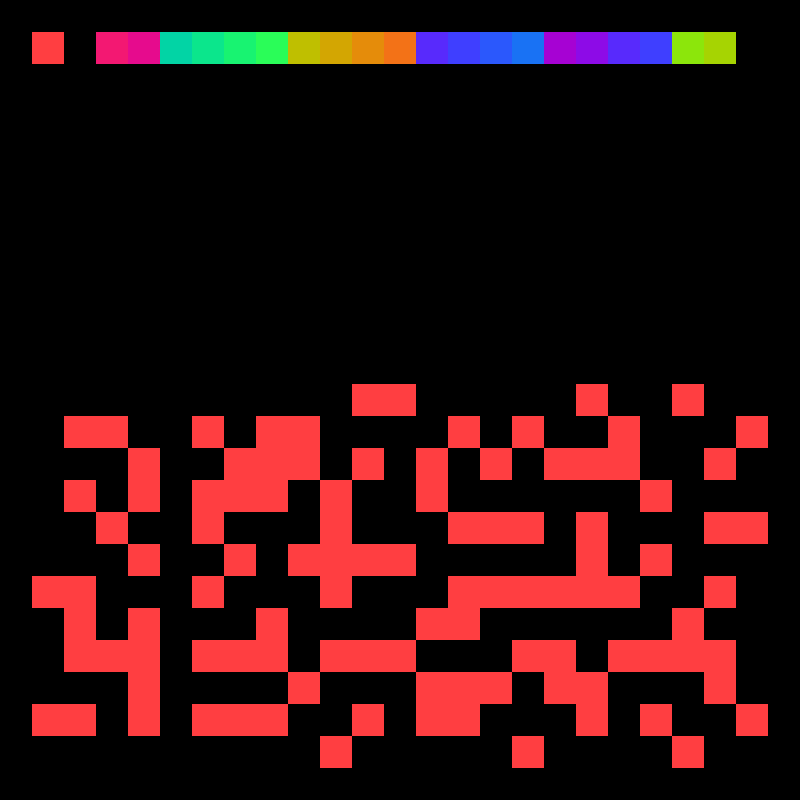

This game map was drawn from its Tiled (.tmx) file and the tilesets committed beside it. A one-line description and the trimmed map source follow:
An orthogonal 25x25 tile map with 32x32 px tiles, 1 tile layer (tiles) and 300 objects (298x Static, Start, Flag).

<map version="1.5" tiledversion="1.5.0" orientation="orthogonal" renderorder="right-down" width="25" height="25" tilewidth="32" tileheight="32" infinite="0" nextlayerid="3" nextobjectid="377">
 <tileset firstgid="1" source="../basic.tsx" />
 <layer id="1" name="tiles" width="25" height="25">
  <data>[625 cells, 331 non-empty, 20 distinct tile ids]</data>
 </layer>
 <objectgroup id="2" name="objects">
  <object id="1" name="Start" type="Start" gid="17" x="32" y="96" width="32" height="32" />
  <object id="3" name="Flag" gid="38" x="736" y="768" width="32" height="32" />
  <object id="4" name="S1" type="Static" gid="12" x="32" y="64" width="32" height="32">
   <properties>
    <property name="Group" type="int" value="31" />
    <property name="Properties" value="kills" />
   </properties>
  </object>
  <object id="5" name="S2" type="Static" gid="13" x="64" y="64" width="32" height="32">
   <properties>
    <property name="Group" type="int" value="2" />
    <property name="Properties" value="kills" />
   </properties>
  </object>
  <object id="6" name="S8" type="Static" gid="14" x="96" y="64" width="32" height="32">
   <properties>
    <property name="Group" type="int" value="8" />
    <property name="Properties" value="kills" />
   </properties>
  </object>
  <object id="7" name="S6" type="Static" gid="15" x="128" y="64" width="32" height="32">
   <properties>
    <property name="Group" type="int" value="6" />
    <property name="Properties" value="kills" />
   </properties>
  </object>
  <object id="9" name="C6" type="Static" gid="16" x="160" y="64" width="32" height="32">
   <properties>
    <property name="Group" type="int" value="18" />
   </properties>
  </object>
  <object id="10" name="C9" type="Static" gid="19" x="192" y="64" width="32" height="32">
   <properties>
    <property name="Group" type="int" value="21" />
   </properties>
  </object>
  <object id="11" name="C8" type="Static" gid="20" x="224" y="64" width="32" height="32">
   <properties>
    <property name="Group" type="int" value="20" />
   </properties>
  </object>
  <object id="12" name="S11" type="Static" gid="21" x="256" y="64" width="32" height="32">
   <properties>
    <property name="Group" type="int" value="11" />
    <property name="Properties" value="kills" />
   </properties>
  </object>
  <object id="13" name="S3" type="Static" gid="22" x="288" y="64" width="32" height="32">
   <properties>
    <property name="Group" type="int" value="3" />
    <property name="Properties" value="kills" />
   </properties>
  </object>
  <object id="14" name="C10" type="Static" gid="23" x="320" y="64" width="32" height="32">
   <properties>
    <property name="Group" type="int" value="22" />
   </properties>
  </object>
  <object id="15" name="S5" type="Static" gid="25" x="352" y="64" width="32" height="32">
   <properties>
    <property name="Group" type="int" value="5" />
    <property name="Properties" value="kills" />
   </properties>
  </object>
  <object id="16" name="C3" type="Static" gid="26" x="384" y="64" width="32" height="32">
   <properties>
    <property name="Group" type="int" value="15" />
   </properties>
  </object>
  <object id="17" name="C4" type="Static" gid="27" x="416" y="64" width="32" height="32">
   <properties>
    <property name="Group" type="int" value="16" />
   </properties>
  </object>
  <object id="18" name="S12" type="Static" gid="28" x="448" y="64" width="32" height="32">
   <properties>
    <property name="Group" type="int" value="12" />
    <property name="Properties" value="kills" />
   </properties>
  </object>
  <object id="19" name="S10" type="Static" gid="29" x="480" y="64" width="32" height="32">
   <properties>
    <property name="Group" type="int" value="10" />
    <property name="Properties" value="kills" />
   </properties>
  </object>
  <object id="20" name="C2" type="Static" gid="30" x="512" y="64" width="32" height="32">
   <properties>
    <property name="Group" type="int" value="14" />
   </properties>
  </object>
  <object id="21" name="C11" type="Static" gid="31" x="544" y="64" width="32" height="32">
   <properties>
    <property name="Group" type="int" value="23" />
   </properties>
  </object>
  <object id="24" name="S4" type="Static" gid="37" x="576" y="64" width="32" height="32">
   <properties>
    <property name="Group" type="int" value="4" />
    <property name="Properties" value="kills" />
   </properties>
  </object>
  <object id="25" name="S7" type="Static" gid="38" x="608" y="64" width="32" height="32">
   <properties>
    <property name="Group" type="int" value="7" />
    <property name="Properties" value="kills" />
   </properties>
  </object>
  <object id="26" name="S9" type="Static" gid="39" x="640" y="64" width="32" height="32">
   <properties>
    <property name="Group" type="int" value="9" />
    <property name="Properties" value="kills" />
   </properties>
  </object>
  <object id="27" name="C1" type="Static" gid="40" x="672" y="64" width="32" height="32">
   <properties>
    <property name="Group" type="int" value="13" />
   </properties>
  </object>
  <object id="28" name="C5" type="Static" gid="41" x="704" y="64" width="32" height="32">
   <properties>
    <property name="Group" type="int" value="17" />
   </properties>
  </object>
  <object id="38" name="C7" type="Static" gid="12" x="736" y="64" width="32" height="32">
   <properties>
    <property name="Group" type="int" value="19" />
   </properties>
  </object>
  <object id="91" name="C1" type="Static" gid="40" x="64" y="480" width="32" height="32">
   <properties>
    <property name="Group" type="int" value="13" />
   </properties>
  </object>
  <object id="92" name="C1" type="Static" gid="40" x="736" y="480" width="32" height="32">
   <properties>
    <property name="Group" type="int" value="13" />
   </properties>
  </object>
  <object id="93" name="C1" type="Static" gid="40" x="672" y="704" width="32" height="32">
   <properties>
    <property name="Group" type="int" value="13" />
   </properties>
  </object>
  <object id="94" name="C1" type="Static" gid="40" x="640" y="640" width="32" height="32">
   <properties>
    <property name="Group" type="int" value="13" />
   </properties>
  </object>
  <object id="95" name="C1" type="Static" gid="40" x="576" y="768" width="32" height="32">
   <properties>
    <property name="Group" type="int" value="13" />
   </properties>
  </object>
  <object id="96" name="C1" type="Static" gid="40" x="224" y="768" width="32" height="32">
   <properties>
    <property name="Group" type="int" value="13" />
   </properties>
  </object>
  <object id="97" name="C1" type="Static" gid="40" x="192" y="704" width="32" height="32">
   <properties>
    <property name="Group" type="int" value="13" />
   </properties>
  </object>
  <object id="98" name="C1" type="Static" gid="40" x="192" y="576" width="32" height="32">
   <properties>
    <property name="Group" type="int" value="13" />
   </properties>
  </object>
  <object id="99" name="C1" type="Static" gid="40" x="256" y="544" width="32" height="32">
   <properties>
    <property name="Group" type="int" value="13" />
   </properties>
  </object>
  <object id="100" name="C1" type="Static" gid="40" x="288" y="640" width="32" height="32">
   <properties>
    <property name="Group" type="int" value="13" />
   </properties>
  </object>
  <object id="101" name="C1" type="Static" gid="40" x="384" y="608" width="32" height="32">
   <properties>
    <property name="Group" type="int" value="13" />
   </properties>
  </object>
  <object id="102" name="C1" type="Static" gid="40" x="416" y="608" width="32" height="32">
   <properties>
    <property name="Group" type="int" value="13" />
   </properties>
  </object>
  </objectgroup>
</map>
<!-- 263 of 300 objects omitted -->
